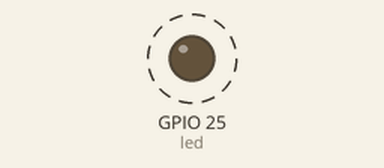
Bench run of a program on a simulated ESP32 board running MicroPython. Parts: output pins drawn as LEDs (lit = HIGH). Dashed ring = blinking. Threads take turns every 2 ms; what the program prints to the serial console is not drawn.

Above: at 0.5 s.
Timing chart, 0 to 4.6 s (numbered marks = the images above):
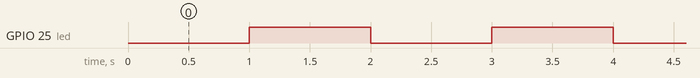

Measured:
- by itself, GPIO 25 (led): alternates HIGH for 1.0 s and LOW for 1.0 s

The program:

create_thread.py
```python
import _thread
from machine import Pin
from time import sleep

led = Pin(25, Pin.OUT)
#led = Pin(2, Pin.OUT) #for esp32

def blinkLED():
    led.value(0)
    sleep(1)
    led.value(1)
    sleep(1)

def blinkforever():
    while True:
        blinkLED()

_thread.start_new_thread(blinkforever, ())

while True:
    print("Hello World")
    sleep(2)
```
